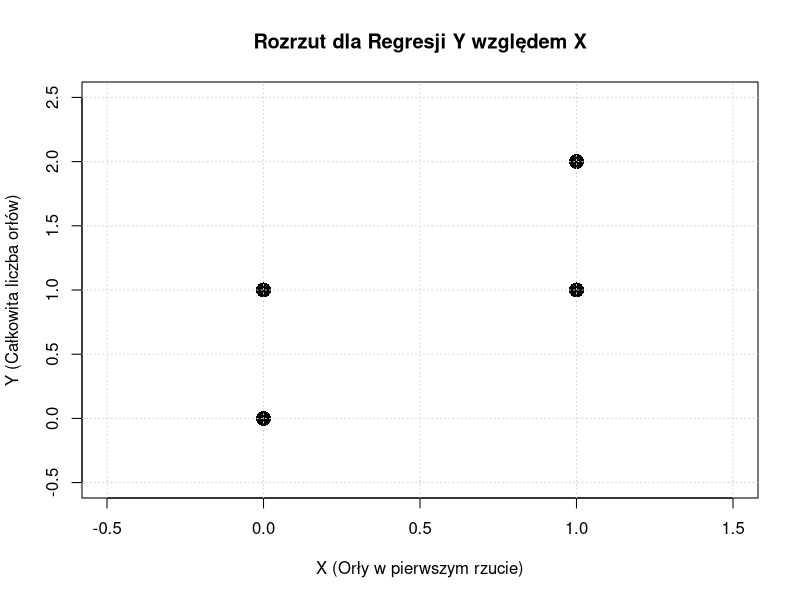

Reproduce this figure in R.

cum_prob <- function (prob) {

  len <- length(prob)
  res <- array (0, dim = len)
  res [1] = prob[1]
  
  for (i in 2:len) {
    res[i] <- res[i-1] + prob[i]
  }
  
  return(res)
}


#zadanie 1
#wartosci i prawdopodobienstwa musza byc uporządkowane malejąco
values <- c(2,1,3,5)
probabilities <- c(0.4, 0.2, 0.3, 0.1)
n <- 5


draw_realizationU <- function (cum_prob, values, u, n) {
  realization <- array(0, n) # n to liczba losowań
  for (i in 1:n){
    j<-1
    #szukamy przedziału do którego wpadła zmienna u
    #optymalne bo najbardziej prawdopodobne zdarzenia trafiaja na poczatek 
    while(u[i] > cum_prob[j]){
      j<- j+1
    }
    realization[i] <- values[j]
  }
  return(realization)
}

#obliczamy wektor prawdopodobienstw skumulowanych
cum_prob <- cum_prob(probabilities)
# generujemy 5 realizacji
u <- c(0.641932, 0.019873, 0.171584,  0.263589, 0.663152)
realizations <- draw_realizationU(cum_prob, values, u, n)

#zadanie 2
# rozkład gemometryczny modeluje ile porażek nastąpi przed pierwszym sukcesem bernoullego
#a)
p <- 0.5
n <- 2
draw_realizationG <- function(p, u, n) {
  res <- numeric(n)
  index <- 1
  
  for (i in 1:n) {
    trails <- 0
    
    while (index <= length(u)) {
      
      if (u[index] < p) { #aby byl sukces wylosowany przedzial musi byc mniejszy od p
        res[i] <- trails            # zapisujemy liczbę porażek
        index <- index + 1          
        break                       # wychodzimy z geom dla tego i
      }
      
      trails <- trails + 1          # porażka zwiększamy licznik
      index <- index + 1
      
    }
  }
  
  return(res)
}


u <- c(0.641932, 0.019873, 0.171584,  0.263589, 0.663152)
realizations <- draw_realizationG(p, u, n)

#b)

p <- 0.5
u <- c(0.641932, 0.019873, 0.171584, 0.263589, 0.663152)
n <- 5

draw_realizationGP <- function(p, u, n) {
  res <- numeric(n)
  
  for (i in 1:n) {
    k <- 1
    cum <- p  # P(X = 1)
    
    while (u[i] > cum) { #czy  wylosowana wartość u_i znajduje się w bieżącym skumulowanym przedziale
      k <- k + 1 # przechodzimy do nastepnej wartosci zmiennej losowej k - kolejnej próby
      cum <- cum + (1 - p)^(k - 1) * p
    }
    
    res[i] <- k
  }
  
  return(res)
}

realizations <- draw_realizationGP(p, u, n)

#zad 3 
#a)
#dystrybuanta F(X) = x^2/4 F^-1(p) = 2sqrt(p) dla 0<=p<=1 (p to prawdopodobienstwo)

#dystrybuanta
f <- function(x) {
  return(x^2/4)
}

#odwrotnosc dystrybuanty
g <- function(x) {
  return(2*sqrt(x))
}

draw_realization3a <- function(u,n) {
  res = array(0,n)
  for (i in 1:n) {
    res[i] = g(u[i])
  }
  return(res)
}
u <- c(0.641932, 0.019873, 0.171584,  0.263589, 0.663152)
realizations3a <- draw_realization3a(u,5)

#b)

draw_realization3b <- function(u,n) {
  a<- 0 
  b<- 2
  res = array(0,n)
  ui <- 1
  
  
  for (i in 1:n) {
    while (TRUE) { #0.5x
      x <- runif(1,a,b)
      #u <- runif(1)
      if(u[ui]< ( 0.5*x )){
        res[i] = x
        break
      } else {
        ui <- ui + 1
      }
    }
  }
  return(res)
}
u <- c(0.641932, 0.019873, 0.171584,  0.263589, 0.663152,  0.985853,  0.641737,  0.476182,  0.991198,  0.288609)
realizations3b <- draw_realization3b(u,3)

#c
a<- 0 
b<- 2
p <- 1/((b-a)*1)
result <- 1/p

#zad 4
#a

f <- function (x) {
  return(cos(x))
}

draw_realization4a <- function(u,n) {
  a<- 0 
  b<- pi/2
  res = array(0,n)
  ui <- 1
  
  for (i in 1:n) {
    while (TRUE) { #bo max(cosx) = cos 0 = 1
      x <- runif(1,a,b)
      if(u[ui]< ( f(x))){ 
        res[i] = x
        break
      }
      ui <- ui + 1
    }
  }
  return(res)
}

u <- c(0.641932, 0.019873, 0.171584,  0.263589, 0.663152,  0.985853,  0.641737,  0.476182,  0.991198,  0.288609)
realizations4a <- draw_realization4a(u,3)

#liczba propozycji calka to pi
p <- pi/((b-a)*1)
result <- 1/p

#b

draw_realization4b <- function(u,n) {

 res <- array(0,n)
 ui <- 1
 
for (i in 1:n) {
  x <- draw_realization4a(u, 1)
  if (u[ui]<0.5) {
    x<--x
  }
  res[i] <- x
  ui <- ui + 1
}
 return(res)
}


u <- c(0.641932, 0.019873, 0.171584,  0.263589, 0.663152,  0.985853,  0.641737,  0.476182,  0.991198,  0.288609)
realizations4b <- draw_realization4b(u,3)

# Kod w języku R do wygenerowania wykresu rozrzutu:
X <- c(0, 0, 1, 1)
Y <- c(0, 1, 1, 2)

plot(X, Y, 
     main="Rozrzut dla Regresji Y względem X", 
     xlab="X (Orły w pierwszym rzucie)", 
     ylab="Y (Całkowita liczba orłów)",
     xlim=c(-0.5, 1.5), 
     ylim=c(-0.5, 2.5),
     pch=16, # Kształt punktu (solid circle)
     cex=2)  # Rozmiar punktu
grid()





 

